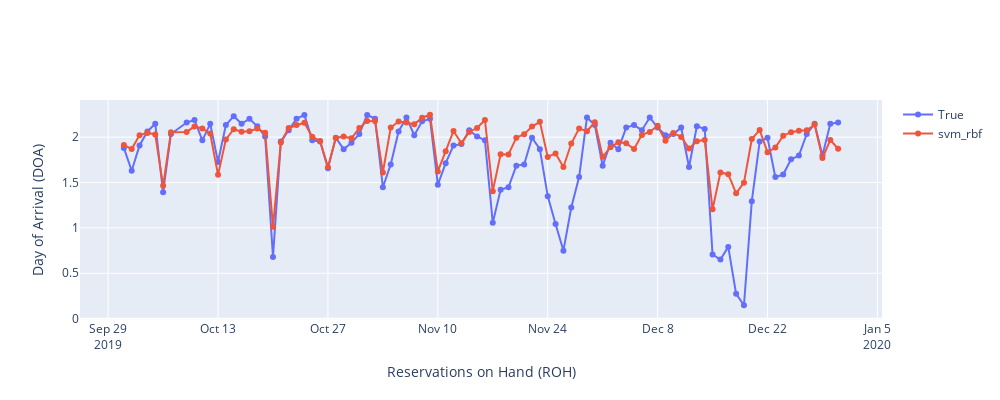

The code cell stored with this chart in its notebook:
### Code cell
fig = go.Figure()
fig.add_trace(go.Scatter(x=df_test.index, y=df_test[0],mode='markers+lines',name='True'))
# fig.add_trace(go.Scatter(x=df_test.index, y=df_test['svm_reg'],mode='markers+lines',name='svm_reg'))
fig.add_trace(go.Scatter(x=df_test.index, y=df_test['svm_rbf'],mode='markers+lines',name='svm_rbf'))

fig.update_layout(autosize=False,width=1000,height=400,xaxis_title="Reservations on Hand (ROH)",yaxis_title="Day of Arrival (DOA)")
fig.show()
